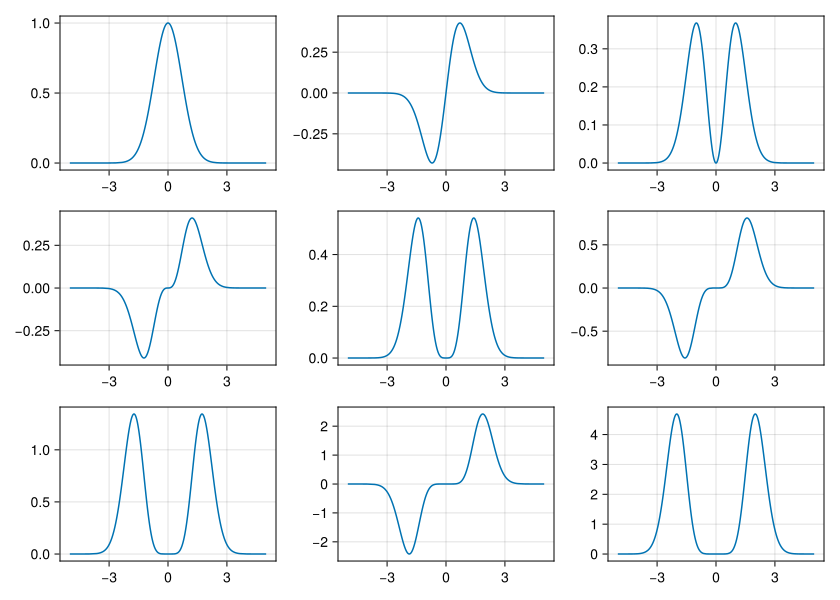

Here is the Julia script that generated this plot:
using CairoMakie

fig = Figure(
  size = (840,600),
)

for n in 1:9
  axis = Axis(fig[div(n-1,3)+1,rem(n-1,3)+1])
  lines!(axis, -5..5, x -> x^(n-1) * exp(-x^2))
end

save("./makie.svg", fig)